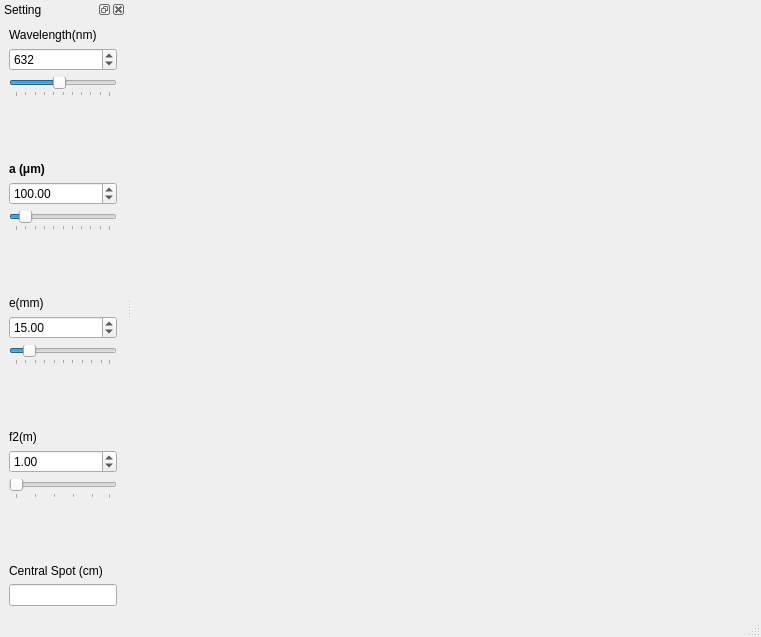
<?xml version="1.0" encoding="UTF-8"?>
<ui version="4.0">
 <class>MainWindow</class>
 <widget class="QMainWindow" name="MainWindow">
  <property name="geometry">
   <rect>
    <x>0</x>
    <y>0</y>
    <width>761</width>
    <height>637</height>
   </rect>
  </property>
  <property name="windowTitle">
   <string>Diffraction - Fraunhofer</string>
  </property>
  <widget class="QWidget" name="centralWidget">
   <layout class="QHBoxLayout" name="horizontalLayout">
    <item>
     <widget class="MPL_WIDGET_2D" name="mplwidget1D" native="true"/>
    </item>
   </layout>
  </widget>
  <widget class="QDockWidget" name="dockWidget">
   <property name="windowTitle">
    <string>Setting</string>
   </property>
   <attribute name="dockWidgetArea">
    <number>1</number>
   </attribute>
   <widget class="QWidget" name="dockWidgetContents_3">
    <layout class="QHBoxLayout" name="horizontalLayout_4">
     <item>
      <layout class="QVBoxLayout" name="verticalLayout">
       <item>
        <widget class="QLabel" name="label_lamda">
         <property name="text">
          <string>Wavelength(nm)</string>
         </property>
        </widget>
       </item>
       <item>
        <widget class="QSpinBox" name="SpinBox_lambda">
         <property name="statusTip">
          <string>Change the wave length of monochromatic light</string>
         </property>
         <property name="locale">
          <locale language="English" country="UnitedStates"/>
         </property>
         <property name="minimum">
          <number>400</number>
         </property>
         <property name="maximum">
          <number>900</number>
         </property>
         <property name="singleStep">
          <number>10</number>
         </property>
         <property name="value">
          <number>632</number>
         </property>
        </widget>
       </item>
       <item>
        <widget class="QSlider" name="slider_lambda">
         <property name="statusTip">
          <string>Change the wave length of monochromatic light</string>
         </property>
         <property name="locale">
          <locale language="English" country="UnitedStates"/>
         </property>
         <property name="minimum">
          <number>400</number>
         </property>
         <property name="maximum">
          <number>900</number>
         </property>
         <property name="singleStep">
          <number>10</number>
         </property>
         <property name="value">
          <number>632</number>
         </property>
         <property name="orientation">
          <enum>Qt::Horizontal</enum>
         </property>
         <property name="tickPosition">
          <enum>QSlider::TicksBelow</enum>
         </property>
         <property name="tickInterval">
          <number>50</number>
         </property>
        </widget>
       </item>
       <item>
        <spacer name="verticalSpacer">
         <property name="orientation">
          <enum>Qt::Vertical</enum>
         </property>
         <property name="sizeHint" stdset="0">
          <size>
           <width>20</width>
           <height>40</height>
          </size>
         </property>
        </spacer>
       </item>
       <item>
        <widget class="QLabel" name="label_a">
         <property name="text">
          <string>&lt;html&gt;&lt;head/&gt;&lt;body&gt;&lt;p&gt;&lt;span style=&quot; font-weight:600;&quot;&gt;a (μm)&lt;/span&gt;&lt;/p&gt;&lt;/body&gt;&lt;/html&gt;</string>
         </property>
        </widget>
       </item>
       <item>
        <widget class="QDoubleSpinBox" name="SpinBox_a">
         <property name="statusTip">
          <string>Change the radius  of the circular aperture</string>
         </property>
         <property name="locale">
          <locale language="English" country="UnitedStates"/>
         </property>
         <property name="decimals">
          <number>2</number>
         </property>
         <property name="minimum">
          <double>0.100000000000000</double>
         </property>
         <property name="maximum">
          <double>1000.000000000000000</double>
         </property>
         <property name="singleStep">
          <double>100.000000000000000</double>
         </property>
         <property name="value">
          <double>100.000000000000000</double>
         </property>
        </widget>
       </item>
       <item>
        <widget class="QSlider" name="slider_a">
         <property name="statusTip">
          <string>Change the radius  of the circular aperture</string>
         </property>
         <property name="locale">
          <locale language="English" country="UnitedStates"/>
         </property>
         <property name="minimum">
          <number>1</number>
         </property>
         <property name="maximum">
          <number>1000</number>
         </property>
         <property name="singleStep">
          <number>10</number>
         </property>
         <property name="pageStep">
          <number>10</number>
         </property>
         <property name="value">
          <number>100</number>
         </property>
         <property name="orientation">
          <enum>Qt::Horizontal</enum>
         </property>
         <property name="tickPosition">
          <enum>QSlider::TicksBelow</enum>
         </property>
         <property name="tickInterval">
          <number>100</number>
         </property>
        </widget>
       </item>
       <item>
        <spacer name="verticalSpacer_3">
         <property name="orientation">
          <enum>Qt::Vertical</enum>
         </property>
         <property name="sizeHint" stdset="0">
          <size>
           <width>20</width>
           <height>40</height>
          </size>
         </property>
        </spacer>
       </item>
       <item>
        <widget class="QLabel" name="label_e">
         <property name="locale">
          <locale language="English" country="UnitedStates"/>
         </property>
         <property name="text">
          <string>e(mm)</string>
         </property>
        </widget>
       </item>
       <item>
        <widget class="QDoubleSpinBox" name="SpinBox_e">
         <property name="statusTip">
          <string>Change the side of the square-shaped screen</string>
         </property>
         <property name="locale">
          <locale language="English" country="UnitedStates"/>
         </property>
         <property name="decimals">
          <number>2</number>
         </property>
         <property name="minimum">
          <double>0.100000000000000</double>
         </property>
         <property name="singleStep">
          <double>0.100000000000000</double>
         </property>
         <property name="value">
          <double>15.000000000000000</double>
         </property>
        </widget>
       </item>
       <item>
        <widget class="QSlider" name="slider_e">
         <property name="statusTip">
          <string>Change the side of the square-shaped screen</string>
         </property>
         <property name="locale">
          <locale language="English" country="UnitedStates"/>
         </property>
         <property name="minimum">
          <number>1</number>
         </property>
         <property name="maximum">
          <number>100</number>
         </property>
         <property name="pageStep">
          <number>1</number>
         </property>
         <property name="value">
          <number>15</number>
         </property>
         <property name="orientation">
          <enum>Qt::Horizontal</enum>
         </property>
         <property name="tickPosition">
          <enum>QSlider::TicksBelow</enum>
         </property>
         <property name="tickInterval">
          <number>10</number>
         </property>
        </widget>
       </item>
       <item>
        <spacer name="verticalSpacer_4">
         <property name="orientation">
          <enum>Qt::Vertical</enum>
         </property>
         <property name="sizeHint" stdset="0">
          <size>
           <width>20</width>
           <height>40</height>
          </size>
         </property>
        </spacer>
       </item>
       <item>
        <widget class="QLabel" name="label_f2">
         <property name="text">
          <string>f2(m)</string>
         </property>
        </widget>
       </item>
       <item>
        <widget class="QDoubleSpinBox" name="SpinBox_f2">
         <property name="statusTip">
          <string>Change the focal length f2 of the lens L2</string>
         </property>
         <property name="locale">
          <locale language="English" country="UnitedStates"/>
         </property>
         <property name="decimals">
          <number>2</number>
         </property>
         <property name="minimum">
          <double>0.100000000000000</double>
         </property>
         <property name="maximum">
          <double>50.000000000000000</double>
         </property>
         <property name="singleStep">
          <double>0.100000000000000</double>
         </property>
         <property name="value">
          <double>1.000000000000000</double>
         </property>
        </widget>
       </item>
       <item>
        <widget class="QSlider" name="slider_f2">
         <property name="statusTip">
          <string>Change the focal length f2 of the lens L2</string>
         </property>
         <property name="locale">
          <locale language="English" country="UnitedStates"/>
         </property>
         <property name="minimum">
          <number>1</number>
         </property>
         <property name="maximum">
          <number>50</number>
         </property>
         <property name="pageStep">
          <number>1</number>
         </property>
         <property name="value">
          <number>1</number>
         </property>
         <property name="orientation">
          <enum>Qt::Horizontal</enum>
         </property>
         <property name="tickPosition">
          <enum>QSlider::TicksBelow</enum>
         </property>
         <property name="tickInterval">
          <number>10</number>
         </property>
        </widget>
       </item>
       <item>
        <spacer name="verticalSpacer_2">
         <property name="orientation">
          <enum>Qt::Vertical</enum>
         </property>
         <property name="sizeHint" stdset="0">
          <size>
           <width>20</width>
           <height>40</height>
          </size>
         </property>
        </spacer>
       </item>
       <item>
        <widget class="QLabel" name="label">
         <property name="text">
          <string>Central Spot (cm)</string>
         </property>
        </widget>
       </item>
       <item>
        <widget class="QLineEdit" name="lineEdit_dx">
         <property name="locale">
          <locale language="English" country="UnitedStates"/>
         </property>
        </widget>
       </item>
      </layout>
     </item>
    </layout>
   </widget>
  </widget>
  <widget class="QStatusBar" name="statusBar"/>
  <widget class="QMenuBar" name="menuBar">
   <property name="geometry">
    <rect>
     <x>0</x>
     <y>0</y>
     <width>761</width>
     <height>22</height>
    </rect>
   </property>
  </widget>
 </widget>
 <customwidgets>
  <customwidget>
   <class>MPL_WIDGET_2D</class>
   <extends>QWidget</extends>
   <header location="global">mplwidget</header>
   <container>1</container>
  </customwidget>
 </customwidgets>
 <resources/>
 <connections/>
</ui>
